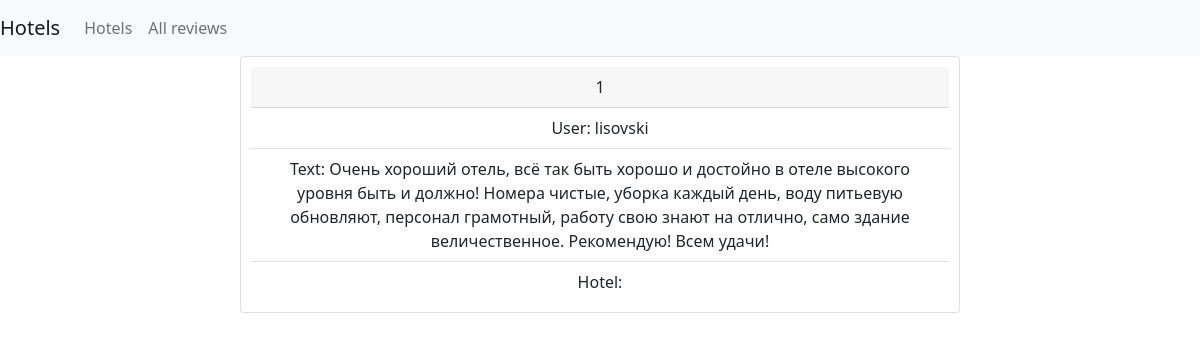
/app/review_detail/1/, run on the app's committed database.
### app_tutorial/models.py (models this page shows, shortened)
class Review(models.Model):
    user = models.ForeignKey(User, on_delete=models.CASCADE)
    hotel = models.ForeignKey(Hotel, on_delete=models.CASCADE)
    text = models.TextField()

### app_tutorial/views.py (the view)
# urls.py: path('review_detail/<int:review_id>/', views.review_detail, name='review_detail'),
def review_detail(request, review_id):
    review = get_object_or_404(Review, id=review_id)
    return render(request, 'review_detail.html', {'review': review})

### app_tutorial/templates/review_detail.html
{% extends 'base.html'%}
{%block content%}
    <div class="review card">
      <div class="card-header">
        {{review.id}}
      </div>
      <ul class="list-group list-group-flush">
        <li class="list-group-item">User: {{review.user}}</li>
        <li class="list-group-item">Text: {{review.text}}</li>
        <li class="list-group-item">Hotel: {{review.book}}</li>
      </ul>
    </div>
{% endblock %}

### static/styles.css (style rules this page uses)
.review { text-align: center; padding: 10px; margin-bottom: 10px; }

### data on the page
Review: id "1", user "lisovski", text "Очень хороший отель, всё так быть хорошо и достойно в отеле высокого уровня быть и должно! Номера чистые, уборка каждый день, воду питьевую обновляют, персонал грамотный, работу свою знают на отлично, само здание величественное. Рекомендую! Всем удачи!"
